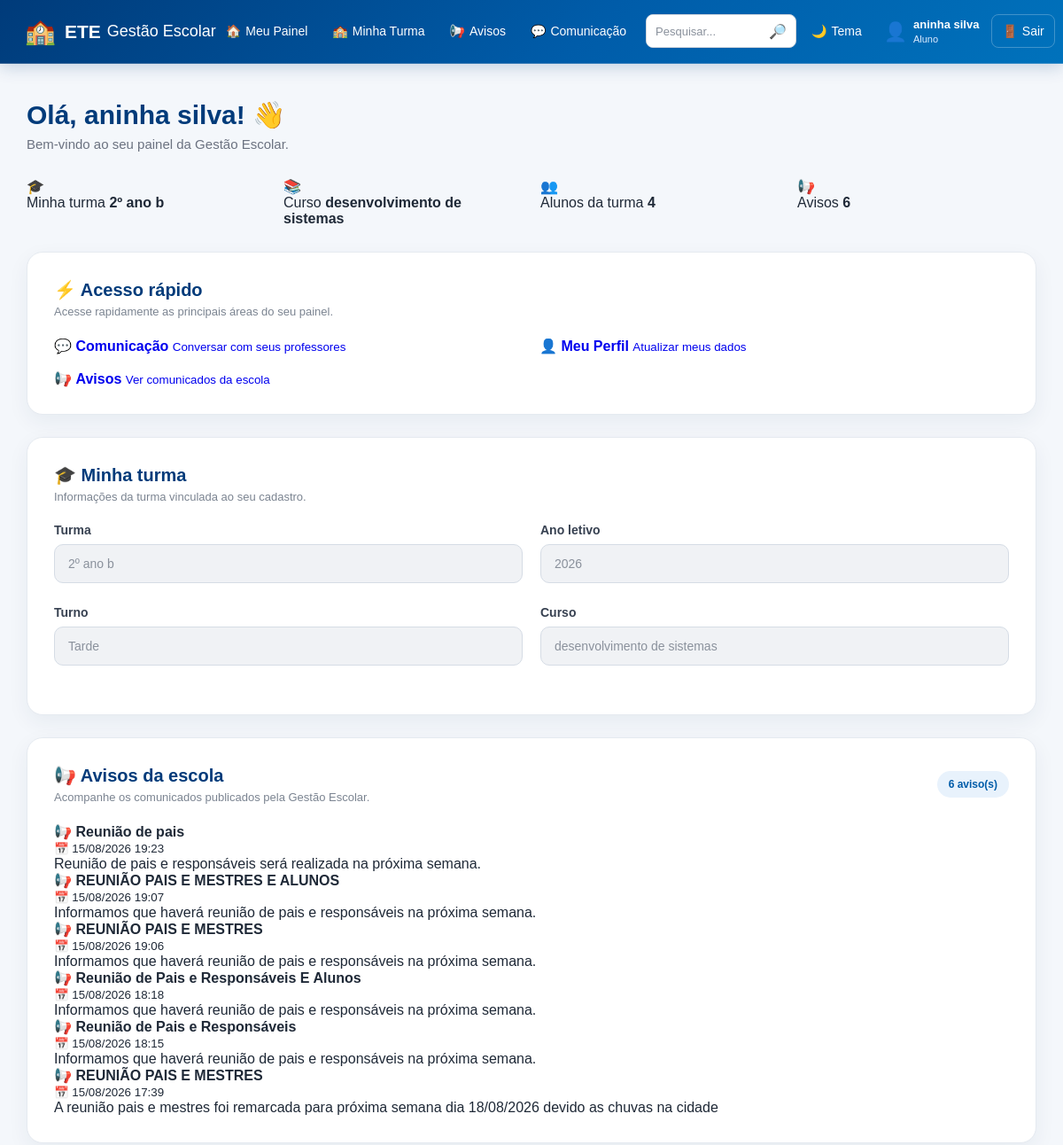
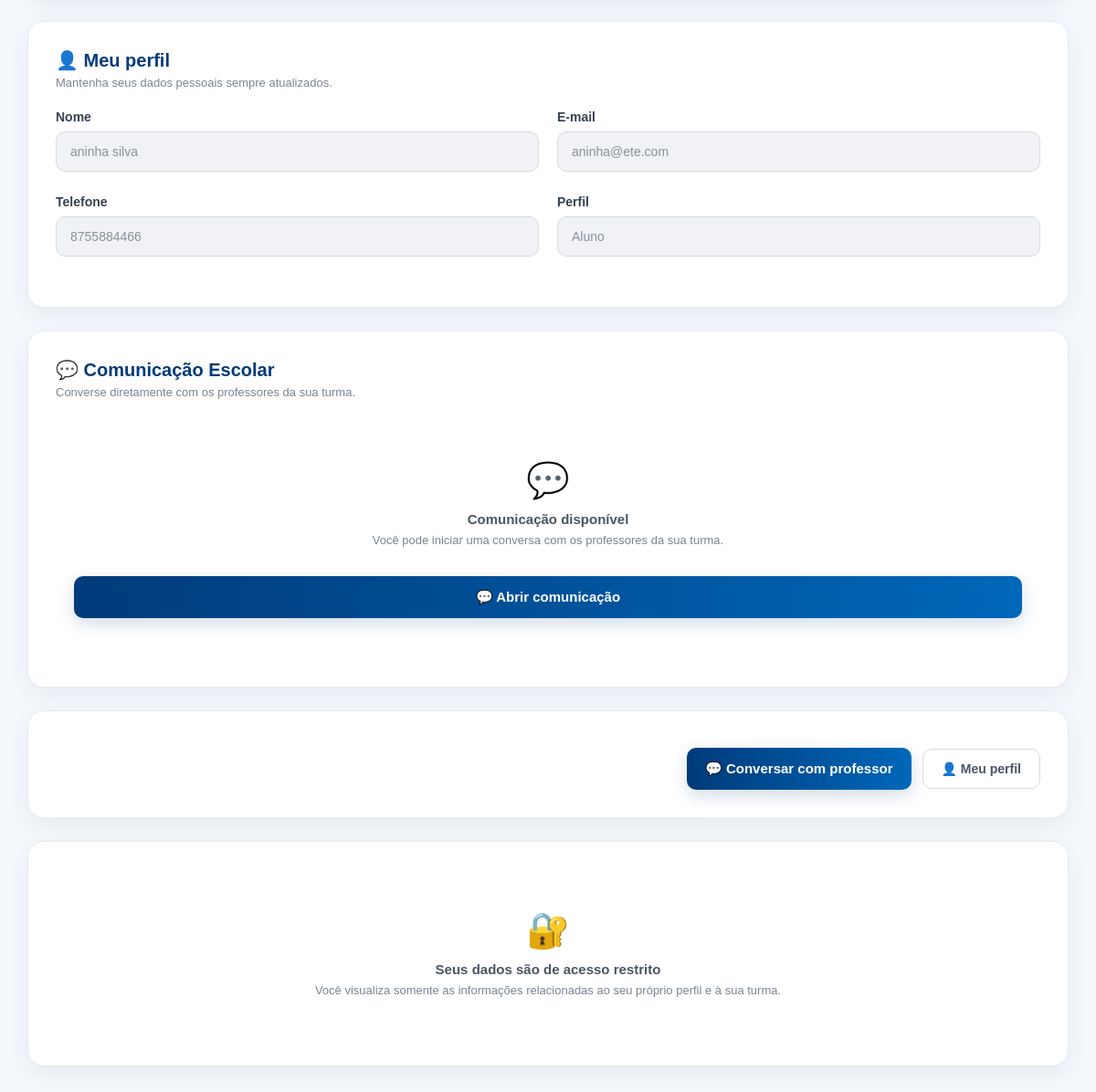
Screenshot of /aluno (signed in) with the database file from the repository (2 pictures, top to bottom).
### tables this page shows
CREATE TABLE usuarios (

            id INTEGER PRIMARY KEY AUTOINCREMENT,

            nome TEXT NOT NULL,

            email TEXT NOT NULL,

            tipo TEXT NOT NULL,

            telefone TEXT,

            turma TEXT

        , senha TEXT, primeiro_acesso INTEGER DEFAULT 0);

CREATE TABLE turmas (

            id INTEGER PRIMARY KEY AUTOINCREMENT,

            nome TEXT NOT NULL,

            ano INTEGER NOT NULL,

            turno TEXT NOT NULL,

            curso TEXT NOT NULL

        );

CREATE TABLE avisos (

            id INTEGER PRIMARY KEY AUTOINCREMENT,

            titulo TEXT NOT NULL,

            mensagem TEXT NOT NULL,

            data TEXT NOT NULL

        );

### app.py (the view, shortened to what this page needs)
@app.route("/aluno")
def aluno():
    if "usuario_id" not in session:
        return redirect(
            url_for("inicio")
        )
    conexao = conectar()
    usuario_id = session["usuario_id"]
    aluno = conexao.execute(
        """
        SELECT *
        FROM usuarios
        WHERE id = ?
        AND tipo = 'aluno'
        """,
        (usuario_id,)
    ).fetchone()
    turma = None
    if aluno["turma"]:
        turma = conexao.execute(
            """
            SELECT *
            FROM turmas
            WHERE nome = ?
            """,
            (aluno["turma"],)
        ).fetchone()
    total_alunos = 0
    if aluno["turma"]:
        total_alunos = conexao.execute(
            """
            SELECT COUNT(*)
            FROM usuarios
            WHERE tipo = 'aluno'
            AND turma = ?
            """,
            (aluno["turma"],)
        ).fetchone()[0]
    avisos = conexao.execute(
        """
        SELECT *
        FROM avisos
        ORDER BY id DESC
        """
    ).fetchall()
    conexao.close()
    return render_template(
        "aluno.html",
        aluno=aluno,
        turma=turma,
        total_alunos=total_alunos,
        avisos=avisos,
        usuario_nome=session["usuario_nome"],
        usuario_tipo=session["usuario_tipo"]
    )

### banco.py (called while the page is built)
def conectar():
    conexao = sqlite3.connect("gestao_escolar.db")
    conexao.row_factory = sqlite3.Row
    return conexao

### templates/aluno.html (shortened to what this page needs)
<!DOCTYPE html>
<html lang="pt-BR">
<head>
    <link
        rel="stylesheet"
        href="{{ url_for('static', filename='style.css') }}"
    >
</head>
<body>
{% include "menu.html" %}
<main class="dashboard">
    <div class="dashboard-title">
        <h2>
            Olá, {{ aluno['nome'] }}! 👋
        </h2>
        <p>
            Bem-vindo ao seu painel da Gestão Escolar.
        </p>
    </div>
    <section class="dashboard-cards">
        <div class="dashboard-card">
            <div class="dashboard-card-icon">
                🎓
            </div>
            <div>
                <span>
                    Minha turma
                </span>
                <strong>
                    {{ aluno['turma'] or 'Não definida' }}
                </strong>
            </div>
        </div>
        <div class="dashboard-card">
            <div class="dashboard-card-icon">
                📚
            </div>
            <div>
                <span>
                    Curso
                </span>
                <strong>
                    {% if turma %}
                        {{ turma['curso'] }}
                    {% else %}
                        Não informado
                    {% endif %}
                </strong>
            </div>
        </div>
        <div class="dashboard-card">
            <div class="dashboard-card-icon">
                👥
            </div>
            <div>
                <span>
                    Alunos da turma
                </span>
                <strong>
                    {{ total_alunos }}
                </strong>
            </div>
        </div>
        <div class="dashboard-card">
            <div class="dashboard-card-icon">
                📢
            </div>
            <div>
                <span>
                    Avisos
                </span>
                <strong>
                    {{ avisos|length }}
                </strong>
            </div>
        </div>
    </section>
    <section class="content-card">
        <div class="section-header">
            <div>
                <h3>
                    ⚡ Acesso rápido
                </h3>
                <p>
                    Acesse rapidamente as principais
                    áreas do seu painel.
                </p>
            </div>
        </div>
        <div class="quick-actions">
            <a
                href="{{ url_for('comunicacao') }}"
                class="quick-action"
            >
                <span class="quick-action-icon">
                    💬
                </span>
                <strong>
                    Comunicação
                </strong>
                <small>
                    Conversar com seus professores
                </small>
            </a>
            <a
                href="{{ url_for('perfil') }}"
                class="quick-action"
            >
                <span class="quick-action-icon">
                    👤
                </span>
                <strong>
                    Meu Perfil
                </strong>
                <small>
                    Atualizar meus dados
                </small>
            </a>
            <a
                href="#avisos"
                class="quick-action"
            >
                <span class="quick-action-icon">
                    📢
                </span>
                <strong>
                    Avisos
                </strong>
                <small>
                    Ver comunicados da escola
                </small>
            </a>
        </div>
    </section>
    <section class="content-card">
        <div class="section-header">
            <div>
                <h3>
                    🎓 Minha turma
                </h3>
                <p>
                    Informações da turma vinculada
                    ao seu cadastro.
                </p>
            </div>
        </div>
        {% if turma %}
            <div class="form-row">
                <div class="form-group">
                    <label>
                        Turma
                    </label>
                    <input
                        type="text"
                        value="{{ turma['nome'] }}"
                        disabled
                    >
                </div>
                <div class="form-group">
                    <label>
                        Ano letivo
                    </label>
                    <input
                        type="text"
                        value="{{ turma['ano'] }}"
                        disabled
                    >
                </div>
            </div>
            <div class="form-row">
                <div class="form-group">
                    <label>
                        Turno
                    </label>
                    <input
                        type="text"
                        value="{{ turma['turno'] }}"
                        disabled
                    >
                </div>
                <div class="form-group">
                    <label>
                        Curso
                    </label>
                    <input
                        type="text"
                        value="{{ turma['curso'] }}"
                        disabled
                    >
                </div>
            </div>
        {% endif %}
    </section>
    <section
        class="content-card"
        id="avisos"
    >
        <div class="section-header">
            <div>
                <h3>
                    📢 Avisos da escola
                </h3>
                <p>
                    Acompanhe os comunicados publicados
                    pela Gestão Escolar.
                </p>
            </div>
            <span class="total-badge">
                {{ avisos|length }} aviso(s)
            </span>
        </div>
        {% if avisos %}
            <div class="avisos-container">
                {% for aviso in avisos %}
                    <div class="aviso-card">
                        <div class="aviso-header">
                            <div>
                                <h4>
                                    📢 {{ aviso['titulo'] }}
                                </h4>
                                <small>
                                    📅 {{ aviso['data'] }}
                                </small>
                            </div>
                        </div>
                        <div class="aviso-content">
                            <p>
                                {{ aviso['mensagem'] }}
                            </p>
                        </div>
                    </div>
                {% endfor %}
            </div>
        {% endif %}
    </section>
    <section class="content-card">
        <div class="section-header">
            <div>
                <h3>
                    👤 Meu perfil
                </h3>
                <p>
                    Mantenha seus dados pessoais
                    sempre atualizados.
                </p>
            </div>
        </div>
        <div class="form-row">
            <div class="form-group">
                <label>
                    Nome
                </label>
                <input
                    type="text"
                    value="{{ aluno['nome'] }}"
                    disabled
                >
            </div>
            <div class="form-group">
                <label>
                    E-mail
                </label>
                <input
                    type="email"
                    value="{{ aluno['email'] }}"
                    disabled
                >
            </div>
        </div>
        <div class="form-row">
            <div class="form-group">
                <label>
                    Telefone
                </label>
                <input
                    type="text"
                    value="{{ aluno['telefone'] or 'Não informado' }}"
                    disabled
                >
            </div>
            <div class="form-group">
                <label>
                    Perfil
                </label>
                <input
                    type="text"
                    value="Aluno"
                    disabled
                >
            </div>
        </div>
    </section>
    <section class="content-card">
        <div class="section-header">
            <div>
                <h3>
                    💬 Comunicação Escolar
                </h3>
                <p>
                    Converse diretamente com os
                    professores da sua turma.
                </p>
            </div>
        </div>
        <div class="empty-message">
            <div class="empty-icon">
                💬
            </div>
            <strong>
                Comunicação disponível
            </strong>
            <span>
                Você pode iniciar uma conversa
                com os professores da sua turma.
            </span>
            <br>
            <a
                href="{{ url_for('comunicacao') }}"
                class="btn-login"
            >
                💬 Abrir comunicação
            </a>
        </div>
    </section>
    <section class="content-card">
        <div class="form-buttons">
            <a
                href="{{ url_for('comunicacao') }}"
                class="btn-login"
            >
                💬 Conversar com professor
            </a>
            <a
                href="{{ url_for('perfil') }}"
                class="btn-secondary"
            >
                👤 Meu perfil
            </a>
        </div>
    </section>
    <section class="content-card">
        <div class="empty-message">
            <div class="empty-icon">
                🔐
            </div>
            <strong>
                Seus dados são de acesso restrito
            </strong>
            <span>
                Você visualiza somente as informações
                relacionadas ao seu próprio perfil e à
                sua turma.
            </span>
        </div>
    </section>
</main>
</body>
</html>

### templates/menu.html (shortened to what this page needs)
<!DOCTYPE html>
<html lang="pt-BR">
<head>
    <link
        rel="stylesheet"
        href="{{ url_for('static', filename='style.css') }}"
    >
</head>
<body>
    <header class="topo">
        <div class="topo-logo">
            <span class="logo-icone">🏫</span>
            <div class="logo-texto">
                <strong>ETE</strong>
                <span>Gestão Escolar</span>
            </div>
        </div>
        <nav class="menu-principal">
            {% if usuario_tipo == "aluno" %}
                <a
                    href="{{ url_for('aluno') }}"
                    class="menu-item"
                >
                    🏠
                    <span>Meu Painel</span>
                </a>
                <a
                    href="{{ url_for('turmas_page') }}"
                    class="menu-item"
                >
                    🏫
                    <span>Minha Turma</span>
                </a>
                <a
                    href="{{ url_for('avisos_page') }}"
                    class="menu-item"
                >
                    📢
                    <span>Avisos</span>
                </a>
                <a
                    href="{{ url_for('comunicacao') }}"
                    class="menu-item"
                >
                    💬
                    <span>Comunicação</span>
                </a>
            {% endif %}
            <div class="menu-pesquisa">
                <input
                    type="text"
                    name="pesquisa"
                    placeholder="Pesquisar..."
                    aria-label="Pesquisar no sistema"
                >
                <button
                    type="button"
                    title="Pesquisa"
                >
                    🔎
                </button>
            </div>
            <button
                type="button"
                class="menu-botao"
                title="Alterar tema"
            >
                🌙
                <span>Tema</span>
            </button>
            <a
                href="{{ url_for('perfil') }}"
                class="menu-usuario"
            >
                <span class="usuario-icone">
                    👤
                </span>
                <span class="usuario-info">
                    <strong>
                        {{ usuario_nome }}
                    </strong>
                    <small>
                        {{ usuario_tipo|capitalize }}
                    </small>
                </span>
            </a>
            <a
                href="{{ url_for('logout') }}"
                class="menu-sair"
            >
                🚪
                <span>Sair</span>
            </a>
        </nav>
    </header>
</body>
</html>

### rows the page displays
usuarios: nome "aninha silva", tipo "Aluno", turma "2º ano b", email "aninha@ete.com", telefone "8755884466"
turmas: curso "desenvolvimento de sistemas", nome "2º ano b", ano "2026", turno "Tarde"
avisos: titulo "Reunião de pais", data "15/08/2026 19:23", mensagem "Reunião de pais e responsáveis será realizada na próxima semana."
avisos: titulo "REUNIÃO PAIS E MESTRES E ALUNOS", data "15/08/2026 19:07", mensagem "Informamos que haverá reunião de pais e responsáveis na próxima semana."
avisos: titulo "REUNIÃO PAIS E MESTRES", data "15/08/2026 19:06", mensagem "Informamos que haverá reunião de pais e responsáveis na próxima semana."
avisos: titulo "Reunião de Pais e Responsáveis E Alunos", data "15/08/2026 18:18", mensagem "Informamos que haverá reunião de pais e responsáveis na próxima semana."
avisos: titulo "Reunião de Pais e Responsáveis", data "15/08/2026 18:15", mensagem "Informamos que haverá reunião de pais e responsáveis na próxima semana."
avisos: titulo "REUNIÃO PAIS E MESTRES", data "15/08/2026 17:39", mensagem "A reunião pais e mestres foi remarcada para próxima semana dia 18/08/2026 devido as chuvas na cidade"

### other values shown
{{ total_alunos }} "4"
{{ avisos|length }} "6"
